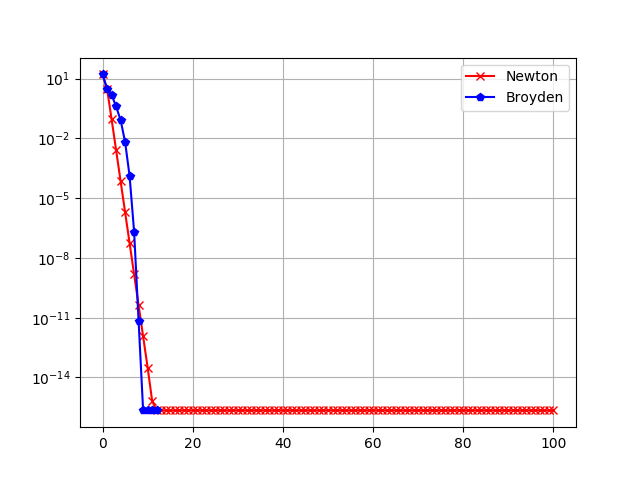

This figure's Python source:
import os
import numpy as np
import matplotlib.pyplot as plt 

def F(x):
    return 2 - np.power(x,2) - np.exp(x)

def dF(x):
    return -2*x-np.exp(x)

def newton(x, f, df):
    return x - f(x)/df(x)

def iterateNewton(x0, f, df, maxIteration=100, eps=1.5e-16, bound=1000, debug=0):
    x = x0
    xList = [x]
    iterations = maxIteration
    for i in list(range(0,maxIteration)):
        if debug: print("Iteration: ", i+1,"\nx= ", x)
        x = newton(x,f,df)
        xList.append(x)
        if (np.abs(f(x)) < eps or np.abs(x-xList[-2]) < eps):
            iterations = i+1
            break
        if (abs(x-x0) >= bound):
            print("Out of bound! Terminating Newton-Raphson method.")
            iterations = i+1
            break
    return xList, iterations

def Broyden(x0,x1,F,dF,N=100,eps=1.2e-16):
    xList = [x0,x1]
    xn_minus_1 = x0
    xn = x1
    for _ in range(1,N):
        diff_quot =  (xn - xn_minus_1) / (F(xn) - F(xn_minus_1))
        if np.abs(diff_quot) < 1e-16: 
            diff_quot = 1/dF(xn)
            if np.abs(diff_quot) < 1e-16: break
        xn_plus_1 = xn - F(xn) * diff_quot
        xList.append(xn_plus_1)
        if np.abs(F(xn_plus_1)) < eps:
            break
        if np.abs(xn_plus_1 - xn) < eps:
            break
        if np.abs(xn_plus_1 - xn) > 10:
            print('out of bound error')
            break
        xn_minus_1 = xn
        xn = xn_plus_1
    return xList

if __name__ == "__main__":
    x0 = 2.5
    x1 = x0 - F(x0)/dF(x0)

    x_plot = np.arange(-2,2,0.1)
    plt.plot(x_plot,F(x_plot))
    #plt.show()

    # NEWTON
    eps = 1e-16
    error = [F(x0)]
    iterations = 100
    x = x0
    x_newton, iter_newton = iterateNewton(x0,F,dF)
    print('Newton:\nx_root = ', x_newton[-1])
    print(x_newton)
    print(iter_newton)

    x_broyden = Broyden(x0,x1,F,dF)
    print('Broyden')
    print(x_broyden)

    x_star = x_broyden[-1]
    error_broyden = np.abs(np.array(x_broyden[:-1]) - x_star)
    error_newton = np.abs(np.array(x_newton[:-1]) - x_star)

    order_broyden = []
    for xn_plus_1, xn in zip(error_broyden[1:],error_broyden[:-1]):
        if xn_plus_1 > 1e-16 and xn > 1e-16:
            order_broyden.append(np.log(xn_plus_1)/np.log(xn))
    order_newton = []
    for xn_plus_1, xn in zip(error_newton[1:],error_newton[:-1]):
        if xn_plus_1 > 1e-16 and xn > 1e-16:
            order_newton.append(np.log(xn_plus_1)/np.log(xn))
    order_broyden = np.array(order_broyden)
    order_newton = np.array(order_newton)
    print('Order: ',order_broyden)

    plt.clf()
    plt.suptitle('|f(xn)|')
    plt.semilogy(np.arange(0,iter_newton+1),np.abs(F(np.array(x_newton))),"rx-", label='Newton')
    plt.semilogy(np.arange(0,len(x_broyden)),np.abs(F(x_broyden)),"bp-",label='Broyden')
    plt.grid()
    plt.legend()
    scriptpath = os.path.dirname(__file__)
    plt.savefig(os.path.join(scriptpath,"Ex12_1_f(x).png"))

    plt.clf()
    plt.suptitle('Error |x* - xn')
    plt.semilogy(np.arange(0,error_newton.size),error_newton,"rx-", label='Newton')
    plt.semilogy(np.arange(0,error_broyden.size),error_broyden,"bp-",label='Broyden')
    plt.grid()
    plt.legend()
    scriptpath = os.path.dirname(__file__)
    plt.savefig(os.path.join(scriptpath,"Ex12_1_error.png"))  

    plt.clf()
    plt.suptitle('Order of convergence')
    plt.plot(np.arange(2,order_newton.size),order_newton[2:],"rx-", label='Newton')
    plt.plot(np.arange(2,order_broyden.size-1),order_broyden[2:-1],"bp-",label='Broyden')
    plt.grid()
    plt.legend()
    scriptpath = os.path.dirname(__file__)
    plt.savefig(os.path.join(scriptpath,"Ex12_1_order.png")) 

    plt.clf()
    plt.suptitle('Acc as function of evals')
    plt.semilogy(3*np.arange(0,error_newton.size),error_newton,"rx-", label='Newton')
    plt.semilogy(2*np.arange(0,error_broyden.size),error_broyden,"bp-",label='Broyden')
    plt.grid()
    plt.legend()
    scriptpath = os.path.dirname(__file__)
    plt.savefig(os.path.join(scriptpath,"Ex12_1_acc.png"))





